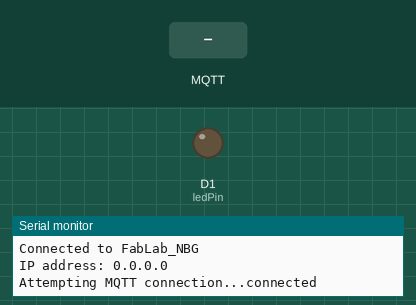
This sketch was run on a simulated ESP8266 (NodeMCU). Shown: output pins drawn as LEDs (lit = HIGH), the last lines printed to the serial monitor. The inputs (shaded band) are chosen by the test bench. WiFi joins after 1.5 s; servers stay silent unless stated; no MQTT or app messages arrive unless stated.

Above: at 1.2 s.
1.3 s: MQTT message "1" arrives on the first subscribed topic
At 1.9 s:
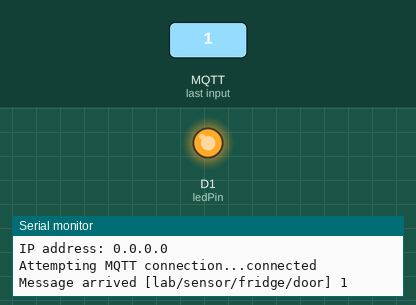
2.8 s: MQTT message "0" arrives on the first subscribed topic
At 3.1 s:
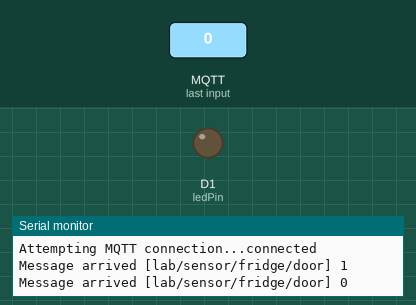
Timing chart, 0 to 5.8 s (numbered marks = the images above; inputs shaded):
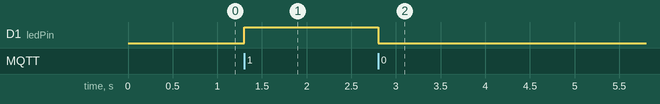

Measured:
- after the input at 1.3 s, D1 (ledPin): LOW → HIGH at once
- after the input at 2.8 s, D1 (ledPin): HIGH → LOW at once

The sketch:

fridge_door_status.ino
```cpp
#include <EEPROM.h>
#include <ESP8266WiFi.h>
#include <PubSubClient.h>
#include <Wire.h>


// Connect to the WiFi
const char* ssid = "FabLab_NBG";
const char* password = "fablabnbg";
const char* mqtt_server = "172.16.16.1";

WiFiClient espClient;
PubSubClient client(espClient);

const byte ledPin = D1; // Pin with LED on Adafruit Huzzah

void callback(char* topic, byte* payload, unsigned int length) {
 Serial.print("Message arrived [");
 Serial.print(topic);
 Serial.print("] ");
 for (int i=0;i<length;i++) {
  char receivedChar = (char)payload[i];
  Serial.print(receivedChar);
  if (receivedChar == '1')
  // ESP8266 Huzzah outputs are "reversed"
  digitalWrite(ledPin, HIGH);
  if (receivedChar == '0')
   digitalWrite(ledPin, LOW);
  }
  Serial.println();
}


void reconnect() {
 // Loop until we're reconnected
 while (!client.connected()) {
 Serial.print("Attempting MQTT connection...");
 // Attempt to connect
 if (client.connect("ESP8266 Client")) {
  Serial.println("connected");
  // ... and subscribe to topic
  client.subscribe("lab/sensor/fridge/door");
 } else {
  Serial.print("failed, rc=");
  Serial.print(client.state());
  Serial.println(" try again in 5 seconds");
  // Wait 5 seconds before retrying
  delay(5000);
  }
 }
}

void setup()
{
 Serial.begin(9600);


 WiFi.begin(ssid, password);     //Connect to your WiFi router
  Serial.println("..");

  //If connection successful show IP address in serial monitor
  Serial.println("");
  Serial.print("Connected to ");
  Serial.println(ssid);
  Serial.print("IP address: ");
  Serial.println(WiFi.localIP());  //IP address assigned to your ESP


 client.setServer(mqtt_server, 1883);
 client.setCallback(callback);

 pinMode(ledPin, OUTPUT);
}

void loop()
{
 if (!client.connected()) {
  reconnect();
 }
 client.loop();
}
```
